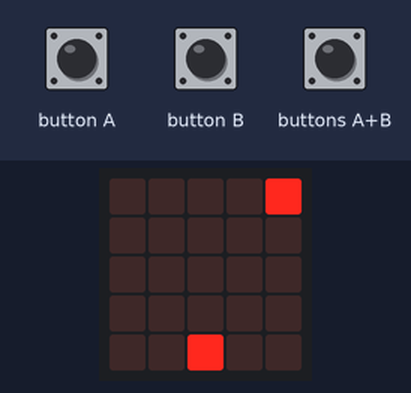
A program run on a simulated BBC micro:bit (MakeCode). On the bench: the board's 5×5 LED display. Inputs (shaded band) come from the test bench. Random numbers come from a fixed seed.

Above: at 2.6 s.
2.7 s: buttons A+B pressed for 0.15 s
At 2.9 s:
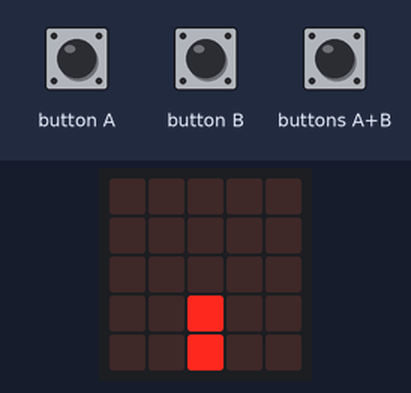
3.4 s: button A pressed for 0.15 s
At 4.8 s:
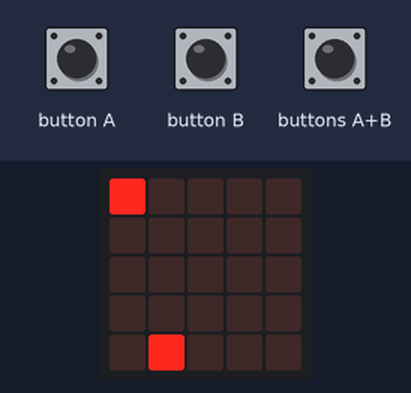
6.5 s: button B pressed for 0.15 s
At 9.2 s:
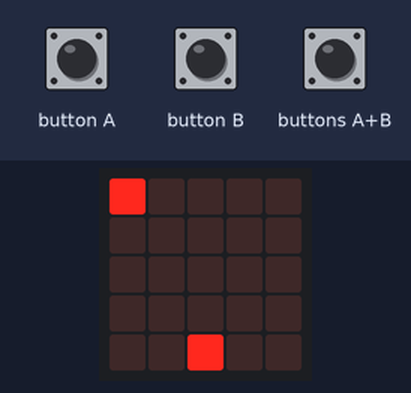
9.6 s: buttons A+B pressed for 1 s
At 11.17 s:
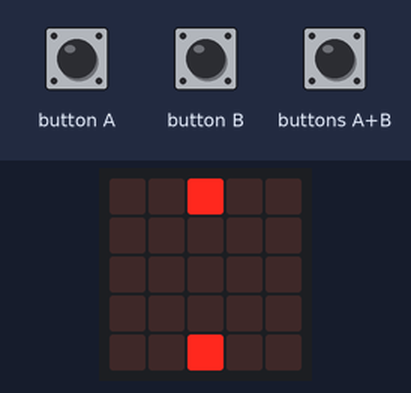
11.2 s: button B pressed for 0.15 s
At 12.6 s:
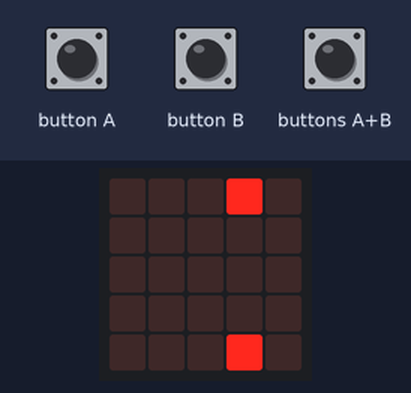
14.3 s: buttons A+B pressed for 0.15 s
At 14.5 s:
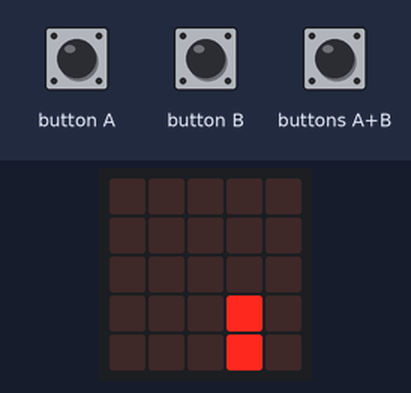
Timing chart, 0 to 17.3 s (numbered marks = the images above; inputs shaded):
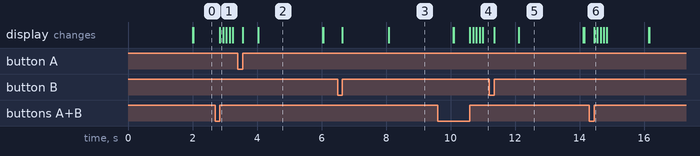

The program:

main.ts
```typescript
input.onButtonPressed(Button.A, function () {
    if (x > 0) {
        x = x - 1
    }
    basic.clearScreen()
    led.plot(x, y)
    led.unplot(x + 1, y)
})
input.onButtonPressed(Button.AB, function () {
    x2 = x
    y2 = y
    for (let index = 0; index < 5; index++) {
        y2 = y2 - 1
        basic.clearScreen()
        led.plot(x, y)
        led.plot(x2, y2)
        led.plot(x2, y2 + 1)
        basic.pause(100)
    }
})
input.onButtonPressed(Button.B, function () {
    if (x < 4) {
        x = x + 1
    }
    basic.clearScreen()
    led.plot(x, y)
    led.unplot(x - 1, y)
})
let y2 = 0
let x2 = 0
let y = 0
let x = 0
x = 2
y = 4
x2 = -1
y2 = -1
let x3 = -1
let y3 = 0
led.plot(x, y)
led.plot(x3, y3)
basic.forever(function () {
    x3 = randint(0, 4)
    led.plot(x3, y3)
    basic.pause(2000)
    led.unplot(x3, y3)
    if (x2 == x3 && y2 == y3) {

    }
})
```

test.ts
```typescript
// 在這裡測試；當此封包作為擴充功能時，將不會編譯此內容。
```

Measured:
- after the input at 2.7 s, the display: changes after 0.15 s (image 1)
- what the display in image 2 shows lasts 2.0 s, from 4.0 s to 6.0 s
